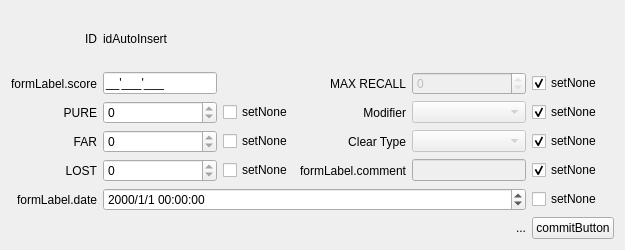
<?xml version="1.0" encoding="UTF-8"?>
<ui version="4.0">
 <class>ScoreEditor</class>
 <widget class="QWidget" name="ScoreEditor">
  <property name="geometry">
   <rect>
    <x>0</x>
    <y>0</y>
    <width>625</width>
    <height>250</height>
   </rect>
  </property>
  <property name="windowTitle">
   <string notr="true">ScoreEditor</string>
  </property>
  <layout class="QGridLayout" name="gridLayout">
   <item row="2" column="3">
    <widget class="QLabel" name="label_7">
     <property name="text">
      <string notr="true">Modifier</string>
     </property>
     <property name="alignment">
      <set>Qt::AlignRight|Qt::AlignTrailing|Qt::AlignVCenter</set>
     </property>
    </widget>
   </item>
   <item row="3" column="4">
    <widget class="QComboBox" name="clearTypeComboBox">
     <property name="enabled">
      <bool>false</bool>
     </property>
     <property name="minimumSize">
      <size>
       <width>100</width>
       <height>0</height>
      </size>
     </property>
    </widget>
   </item>
   <item row="0" column="1">
    <widget class="QLabel" name="idLabel">
     <property name="text">
      <string>idAutoInsert</string>
     </property>
    </widget>
   </item>
   <item row="4" column="2">
    <widget class="QCheckBox" name="lostNoneCheckBox">
     <property name="text">
      <string>setNone</string>
     </property>
    </widget>
   </item>
   <item row="1" column="1">
    <widget class="FocusSelectAllLineEdit" name="scoreLineEdit">
     <property name="inputMask">
      <string notr="true">B9'999'999;_</string>
     </property>
    </widget>
   </item>
   <item row="4" column="3">
    <widget class="QLabel" name="label_9">
     <property name="text">
      <string>formLabel.comment</string>
     </property>
     <property name="alignment">
      <set>Qt::AlignRight|Qt::AlignTrailing|Qt::AlignVCenter</set>
     </property>
    </widget>
   </item>
   <item row="3" column="2">
    <widget class="QCheckBox" name="farNoneCheckBox">
     <property name="text">
      <string>setNone</string>
     </property>
    </widget>
   </item>
   <item row="4" column="4">
    <widget class="QLineEdit" name="commentLineEdit">
     <property name="enabled">
      <bool>false</bool>
     </property>
    </widget>
   </item>
   <item row="2" column="1">
    <widget class="QSpinBox" name="pureSpinBox">
     <property name="minimumSize">
      <size>
       <width>100</width>
       <height>0</height>
      </size>
     </property>
     <property name="maximum">
      <number>0</number>
     </property>
    </widget>
   </item>
   <item row="5" column="0">
    <widget class="QLabel" name="label_5">
     <property name="text">
      <string>formLabel.date</string>
     </property>
     <property name="alignment">
      <set>Qt::AlignRight|Qt::AlignTrailing|Qt::AlignVCenter</set>
     </property>
    </widget>
   </item>
   <item row="3" column="3">
    <widget class="QLabel" name="label_8">
     <property name="text">
      <string notr="true">Clear Type</string>
     </property>
     <property name="alignment">
      <set>Qt::AlignRight|Qt::AlignTrailing|Qt::AlignVCenter</set>
     </property>
    </widget>
   </item>
   <item row="3" column="1">
    <widget class="QSpinBox" name="farSpinBox">
     <property name="minimumSize">
      <size>
       <width>100</width>
       <height>0</height>
      </size>
     </property>
     <property name="maximum">
      <number>0</number>
     </property>
    </widget>
   </item>
   <item row="4" column="0">
    <widget class="QLabel" name="label_4">
     <property name="text">
      <string notr="true">LOST</string>
     </property>
     <property name="alignment">
      <set>Qt::AlignRight|Qt::AlignTrailing|Qt::AlignVCenter</set>
     </property>
    </widget>
   </item>
   <item row="2" column="0">
    <widget class="QLabel" name="label_2">
     <property name="text">
      <string notr="true">PURE</string>
     </property>
     <property name="alignment">
      <set>Qt::AlignRight|Qt::AlignTrailing|Qt::AlignVCenter</set>
     </property>
    </widget>
   </item>
   <item row="1" column="3">
    <widget class="QLabel" name="label_6">
     <property name="text">
      <string notr="true">MAX RECALL</string>
     </property>
     <property name="alignment">
      <set>Qt::AlignRight|Qt::AlignTrailing|Qt::AlignVCenter</set>
     </property>
    </widget>
   </item>
   <item row="4" column="1">
    <widget class="QSpinBox" name="lostSpinBox">
     <property name="minimumSize">
      <size>
       <width>100</width>
       <height>0</height>
      </size>
     </property>
     <property name="maximum">
      <number>0</number>
     </property>
    </widget>
   </item>
   <item row="2" column="2">
    <widget class="QCheckBox" name="pureNoneCheckBox">
     <property name="text">
      <string>setNone</string>
     </property>
    </widget>
   </item>
   <item row="0" column="0">
    <widget class="QLabel" name="label_10">
     <property name="text">
      <string>ID</string>
     </property>
     <property name="alignment">
      <set>Qt::AlignRight|Qt::AlignTrailing|Qt::AlignVCenter</set>
     </property>
    </widget>
   </item>
   <item row="2" column="4">
    <widget class="QComboBox" name="modifierComboBox">
     <property name="enabled">
      <bool>false</bool>
     </property>
    </widget>
   </item>
   <item row="1" column="0">
    <widget class="QLabel" name="label">
     <property name="text">
      <string>formLabel.score</string>
     </property>
     <property name="alignment">
      <set>Qt::AlignRight|Qt::AlignTrailing|Qt::AlignVCenter</set>
     </property>
    </widget>
   </item>
   <item row="3" column="0">
    <widget class="QLabel" name="label_3">
     <property name="text">
      <string notr="true">FAR</string>
     </property>
     <property name="alignment">
      <set>Qt::AlignRight|Qt::AlignTrailing|Qt::AlignVCenter</set>
     </property>
    </widget>
   </item>
   <item row="1" column="4">
    <widget class="QSpinBox" name="maxRecallSpinBox">
     <property name="enabled">
      <bool>false</bool>
     </property>
     <property name="minimumSize">
      <size>
       <width>100</width>
       <height>0</height>
      </size>
     </property>
     <property name="minimum">
      <number>0</number>
     </property>
     <property name="maximum">
      <number>0</number>
     </property>
     <property name="value">
      <number>0</number>
     </property>
    </widget>
   </item>
   <item row="1" column="5">
    <widget class="QCheckBox" name="maxRecallNoneCheckBox">
     <property name="text">
      <string>setNone</string>
     </property>
     <property name="checked">
      <bool>true</bool>
     </property>
    </widget>
   </item>
   <item row="2" column="5">
    <widget class="QCheckBox" name="modifierNoneCheckBox">
     <property name="text">
      <string>setNone</string>
     </property>
     <property name="checked">
      <bool>true</bool>
     </property>
    </widget>
   </item>
   <item row="3" column="5">
    <widget class="QCheckBox" name="clearTypeNoneCheckBox">
     <property name="text">
      <string>setNone</string>
     </property>
     <property name="checked">
      <bool>true</bool>
     </property>
    </widget>
   </item>
   <item row="4" column="5">
    <widget class="QCheckBox" name="commentNoneCheckBox">
     <property name="text">
      <string>setNone</string>
     </property>
     <property name="checked">
      <bool>true</bool>
     </property>
    </widget>
   </item>
   <item row="11" column="5">
    <widget class="QPushButton" name="commitButton">
     <property name="text">
      <string>commitButton</string>
     </property>
    </widget>
   </item>
   <item row="11" column="0" colspan="5">
    <widget class="QLabel" name="validateLabel">
     <property name="sizePolicy">
      <sizepolicy hsizetype="Expanding" vsizetype="Preferred">
       <horstretch>0</horstretch>
       <verstretch>0</verstretch>
      </sizepolicy>
     </property>
     <property name="text">
      <string notr="true">...</string>
     </property>
     <property name="alignment">
      <set>Qt::AlignRight|Qt::AlignTrailing|Qt::AlignVCenter</set>
     </property>
    </widget>
   </item>
   <item row="5" column="5">
    <widget class="QCheckBox" name="dateNoneCheckBox">
     <property name="text">
      <string>setNone</string>
     </property>
    </widget>
   </item>
   <item row="5" column="1" colspan="4">
    <widget class="QDateTimeEdit" name="dateTimeEdit">
     <property name="sizePolicy">
      <sizepolicy hsizetype="Expanding" vsizetype="Fixed">
       <horstretch>0</horstretch>
       <verstretch>0</verstretch>
      </sizepolicy>
     </property>
     <property name="displayFormat">
      <string>yyyy/M/d HH:mm:ss</string>
     </property>
     <property name="calendarPopup">
      <bool>false</bool>
     </property>
    </widget>
   </item>
  </layout>
 </widget>
 <customwidgets>
  <customwidget>
   <class>FocusSelectAllLineEdit</class>
   <extends>QLineEdit</extends>
   <header>ui.implements.components.focusSelectAllLineEdit</header>
  </customwidget>
 </customwidgets>
 <tabstops>
  <tabstop>scoreLineEdit</tabstop>
  <tabstop>pureSpinBox</tabstop>
  <tabstop>pureNoneCheckBox</tabstop>
  <tabstop>farSpinBox</tabstop>
  <tabstop>farNoneCheckBox</tabstop>
  <tabstop>lostSpinBox</tabstop>
  <tabstop>lostNoneCheckBox</tabstop>
  <tabstop>dateTimeEdit</tabstop>
  <tabstop>dateNoneCheckBox</tabstop>
  <tabstop>maxRecallSpinBox</tabstop>
  <tabstop>maxRecallNoneCheckBox</tabstop>
  <tabstop>modifierComboBox</tabstop>
  <tabstop>modifierNoneCheckBox</tabstop>
  <tabstop>clearTypeComboBox</tabstop>
  <tabstop>clearTypeNoneCheckBox</tabstop>
  <tabstop>commentLineEdit</tabstop>
  <tabstop>commentNoneCheckBox</tabstop>
  <tabstop>commitButton</tabstop>
 </tabstops>
 <resources/>
 <connections>
  <connection>
   <sender>pureNoneCheckBox</sender>
   <signal>toggled(bool)</signal>
   <receiver>pureSpinBox</receiver>
   <slot>setDisabled(bool)</slot>
   <hints>
    <hint type="sourcelabel">
     <x>521</x>
     <y>44</y>
    </hint>
    <hint type="destinationlabel">
     <x>288</x>
     <y>44</y>
    </hint>
   </hints>
  </connection>
  <connection>
   <sender>clearTypeNoneCheckBox</sender>
   <signal>toggled(bool)</signal>
   <receiver>clearTypeComboBox</receiver>
   <slot>setDisabled(bool)</slot>
   <hints>
    <hint type="sourcelabel">
     <x>521</x>
     <y>263</y>
    </hint>
    <hint type="destinationlabel">
     <x>288</x>
     <y>264</y>
    </hint>
   </hints>
  </connection>
  <connection>
   <sender>modifierNoneCheckBox</sender>
   <signal>toggled(bool)</signal>
   <receiver>modifierComboBox</receiver>
   <slot>setDisabled(bool)</slot>
   <hints>
    <hint type="sourcelabel">
     <x>521</x>
     <y>236</y>
    </hint>
    <hint type="destinationlabel">
     <x>288</x>
     <y>237</y>
    </hint>
   </hints>
  </connection>
  <connection>
   <sender>maxRecallNoneCheckBox</sender>
   <signal>toggled(bool)</signal>
   <receiver>maxRecallSpinBox</receiver>
   <slot>setDisabled(bool)</slot>
   <hints>
    <hint type="sourcelabel">
     <x>521</x>
     <y>210</y>
    </hint>
    <hint type="destinationlabel">
     <x>288</x>
     <y>210</y>
    </hint>
   </hints>
  </connection>
  <connection>
   <sender>dateNoneCheckBox</sender>
   <signal>toggled(bool)</signal>
   <receiver>dateTimeEdit</receiver>
   <slot>setDisabled(bool)</slot>
   <hints>
    <hint type="sourcelabel">
     <x>521</x>
     <y>122</y>
    </hint>
    <hint type="destinationlabel">
     <x>288</x>
     <y>122</y>
    </hint>
   </hints>
  </connection>
  <connection>
   <sender>lostNoneCheckBox</sender>
   <signal>toggled(bool)</signal>
   <receiver>lostSpinBox</receiver>
   <slot>setDisabled(bool)</slot>
   <hints>
    <hint type="sourcelabel">
     <x>521</x>
     <y>96</y>
    </hint>
    <hint type="destinationlabel">
     <x>288</x>
     <y>96</y>
    </hint>
   </hints>
  </connection>
  <connection>
   <sender>farNoneCheckBox</sender>
   <signal>toggled(bool)</signal>
   <receiver>farSpinBox</receiver>
   <slot>setDisabled(bool)</slot>
   <hints>
    <hint type="sourcelabel">
     <x>521</x>
     <y>70</y>
    </hint>
    <hint type="destinationlabel">
     <x>288</x>
     <y>70</y>
    </hint>
   </hints>
  </connection>
  <connection>
   <sender>commentNoneCheckBox</sender>
   <signal>toggled(bool)</signal>
   <receiver>commentLineEdit</receiver>
   <slot>setDisabled(bool)</slot>
   <hints>
    <hint type="sourcelabel">
     <x>395</x>
     <y>270</y>
    </hint>
    <hint type="destinationlabel">
     <x>237</x>
     <y>270</y>
    </hint>
   </hints>
  </connection>
 </connections>
</ui>
